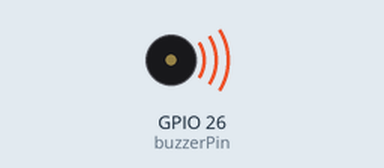
Recording of a sketch running on a simulated ESP32. On the bench: buzzer (waves = sounding).

Above: at 0.5 s.
Timing chart, 0 to 4.6 s (numbered marks = the images above):
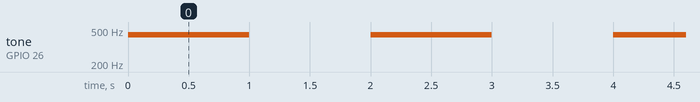

The sketch:

sketch.ino
```cpp
const int buzzerPin = 26;  // Pin donde está conectado el buzzer
const int frequency = 440;  // Frecuencia del tono (en Hz)

void setup() {
  // Configura PWM para el pin del buzzer
  ledcAttachChannel(buzzerPin, frequency, 8, 0);
}

void loop() {
  // Genera una onda cuadrada con PWM
  ledcWrite(buzzerPin, 127);  // Genera un ciclo de trabajo al 50% para onda cuadrada
  delay(1000);  // El sonido suena por 1 segundo
  ledcWrite(buzzerPin, 0);  // Apaga el sonido
  delay(1000);  // Espera 1 segundo antes de repetir
}
```

Measured:
- by itself, tone on GPIO 26 (buzzerPin): alternates 440 Hz for 1.0 s and silent for 1.0 s
